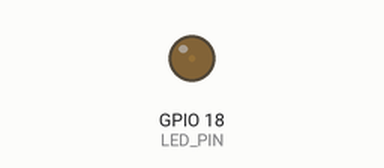
A program run on a simulated ESP32. Parts: output pins drawn as LEDs (lit = HIGH). What the program prints to the serial monitor is not drawn.

Above: at 0.05 s.
At 1.15 s:
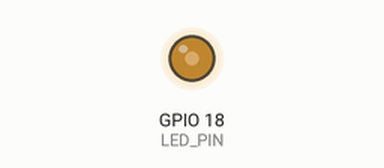
At 2.3 s:
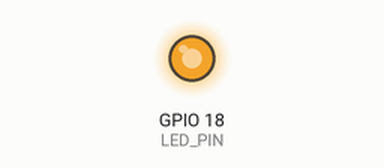
At 4.6 s:
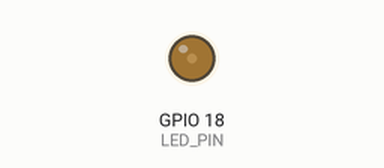
Timing chart, 0 to 6.7 s (numbered marks = the images above):
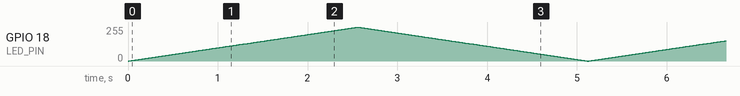

The program:

main.cpp
```cpp
#include <Arduino.h>

constexpr uint8_t LED_PIN = 18;
constexpr uint32_t PWM_FREQUENCY = 5000;
constexpr uint8_t PWM_RESOLUTION = 8;
constexpr uint16_t PWM_MAX_DUTY = 255;

void setup()
{
    Serial.begin(115200);

    // Configure PWM
    ledcSetup(0, PWM_FREQUENCY, PWM_RESOLUTION);

    // Attach PWM channel to GPIO 18
    ledcAttachPin(LED_PIN, 0);

    // Start with LED OFF
    ledcWrite(0, 0);

    Serial.println("ESP32 PWM LED Fade Started");
}

void loop()
{
    // Increase brightness
    for (int duty = 0; duty <= PWM_MAX_DUTY; duty++)
    {
        ledcWrite(0, duty);
        delay(10);
    }

    // Decrease brightness
    for (int duty = PWM_MAX_DUTY; duty >= 0; duty--)
    {
        ledcWrite(0, duty);
        delay(10);
    }
}
```
